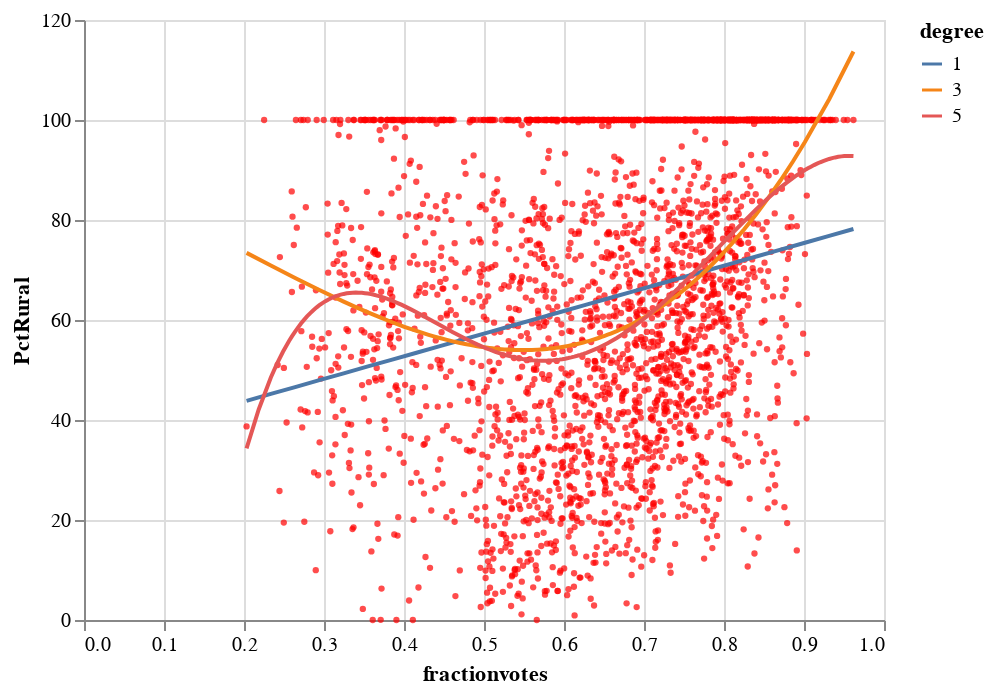

The cell this chart's notebook holds for it:
### Code cell
PEUrbanRuralDFRep = PEUrbanRuralDF2.copy()
PEUrbanRuralDFRep = PEUrbanRuralDFRep[PEUrbanRuralDFRep['party'] == 'REPUBLICAN']

degree_list = [1, 3, 5]

base = alt.Chart(PEUrbanRuralDFRep).mark_circle(size=10, color="red").encode(
        alt.X("fractionvotes"), alt.Y("PctRural")
)

polynomial_fit = [
    base.transform_regression(
        "fractionvotes", "PctRural", method="poly", order=order, as_=["fractionvotes", str(order)]
    )
    .mark_line()
    .transform_fold([str(order)], as_=["degree", "PctRural"])
    .encode(alt.Color("degree:N"))
    for order in degree_list
]

alt.layer(base, *polynomial_fit)

### Figure 1 — Vega-Lite specification as saved in the notebook (floating-point values rounded to 4 significant figures; data arrays with more than 128 entries replaced by an {"elided": "..."} marker saying what was removed)
{"config": {"view": {"continuousWidth": 400, "continuousHeight": 300}}, "layer": [{"mark": {"type": "circle", "color": "red", "size": 10}, "encoding": {"x": {"type": "quantitative", "field": "fractionvotes"}, "y": {"type": "quantitative", "field": "PctRural"}}}, {"mark": "line", "encoding": {"color": {"type": "nominal", "field": "degree"}, "x": {"type": "quantitative", "field": "fractionvotes"}, "y": {"type": "quantitative", "field": "PctRural"}}, "transform": [{"on": "fractionvotes", "regression": "PctRural", "method": "poly", "order": 1, "as": ["fractionvotes", "1"]}, {"fold": ["1"], "as": ["degree", "PctRural"]}]}, {"mark": "line", "encoding": {"color": {"type": "nominal", "field": "degree"}, "x": {"type": "quantitative", "field": "fractionvotes"}, "y": {"type": "quantitative", "field": "PctRural"}}, "transform": [{"on": "fractionvotes", "regression": "PctRural", "method": "poly", "order": 3, "as": ["fractionvotes", "3"]}, {"fold": ["3"], "as": ["degree", "PctRural"]}]}, {"mark": "line", "encoding": {"color": {"type": "nominal", "field": "degree"}, "x": {"type": "quantitative", "field": "fractionvotes"}, "y": {"type": "quantitative", "field": "PctRural"}}, "transform": [{"on": "fractionvotes", "regression": "PctRural", "method": "poly", "order": 5, "as": ["fractionvotes", "5"]}, {"fold": ["5"], "as": ["degree", "PctRural"]}]}], "data": {"name": "data-17da5115ae39c7a2bad1469dee2b59fb"}, "$schema": "https://vega.github.io/schema/vega-lite/v4.8.1.json", "datasets": {"data-17da5115ae39c7a2bad1469dee2b59fb": {"elided": "2569 records"}}}
